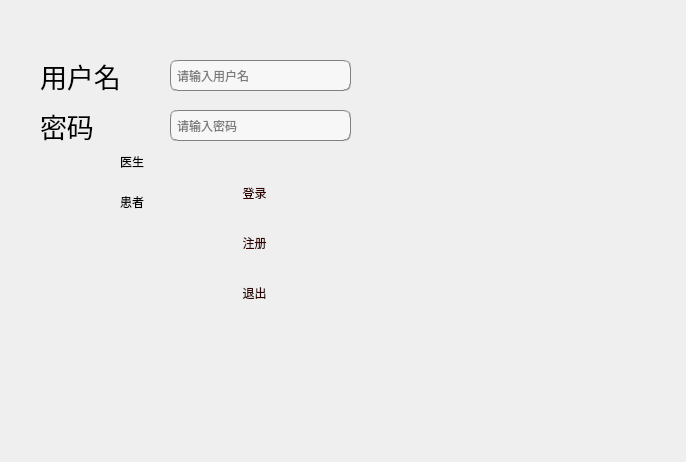
<?xml version="1.0" encoding="UTF-8"?>
<ui version="4.0">
 <class>login</class>
 <widget class="QWidget" name="login">
  <property name="geometry">
   <rect>
    <x>0</x>
    <y>0</y>
    <width>686</width>
    <height>462</height>
   </rect>
  </property>
  <property name="windowTitle">
   <string>Form</string>
  </property>
  <property name="styleSheet">
   <string notr="true">
#frame{border-image: url(:/new/prefix1/back/登录.png);}</string>
  </property>
  <widget class="QFrame" name="frame">
   <property name="geometry">
    <rect>
     <x>-70</x>
     <y>-10</y>
     <width>771</width>
     <height>511</height>
    </rect>
   </property>
   <property name="frameShape">
    <enum>QFrame::StyledPanel</enum>
   </property>
   <property name="frameShadow">
    <enum>QFrame::Raised</enum>
   </property>
   <widget class="QLineEdit" name="passLineEdit">
    <property name="geometry">
     <rect>
      <x>240</x>
      <y>120</y>
      <width>181</width>
      <height>31</height>
     </rect>
    </property>
    <property name="styleSheet">
     <string notr="true">background-color: rgb(247, 247, 247);
border:1px groove gray;border-radius:
7px;padding:2px 4px;
font: 10pt &quot;Candara&quot;;</string>
    </property>
    <property name="echoMode">
     <enum>QLineEdit::Password</enum>
    </property>
    <property name="placeholderText">
     <string>请输入密码</string>
    </property>
   </widget>
   <widget class="QLabel" name="label">
    <property name="geometry">
     <rect>
      <x>110</x>
      <y>70</y>
      <width>131</width>
      <height>31</height>
     </rect>
    </property>
    <property name="font">
     <font>
      <family>Arial Black</family>
      <pointsize>20</pointsize>
      <weight>10</weight>
      <italic>false</italic>
      <bold>false</bold>
     </font>
    </property>
    <property name="styleSheet">
     <string notr="true">font: 87 20pt &quot;Arial Black&quot;;
background:transparent</string>
    </property>
    <property name="text">
     <string>用户名</string>
    </property>
   </widget>
   <widget class="QLineEdit" name="userLineEdit">
    <property name="geometry">
     <rect>
      <x>240</x>
      <y>70</y>
      <width>181</width>
      <height>31</height>
     </rect>
    </property>
    <property name="styleSheet">
     <string notr="true">background-color: rgb(247, 247, 247);
border:1px groove gray;border-radius:
7px;padding:2px 4px;
font: 10pt &quot;Candara&quot;;</string>
    </property>
    <property name="echoMode">
     <enum>QLineEdit::Normal</enum>
    </property>
    <property name="placeholderText">
     <string>请输入用户名</string>
    </property>
   </widget>
   <widget class="QPushButton" name="quitBtn">
    <property name="geometry">
     <rect>
      <x>280</x>
      <y>290</y>
      <width>89</width>
      <height>25</height>
     </rect>
    </property>
    <property name="styleSheet">
     <string notr="true">background-color: qlineargradient(spread:pad, x1:0.52, y1:1, x2:0.54, y2:0, 
stop:0.0112994 rgba(64, 145, 252, 255), 
stop:1 rgba(255, 255, 255, 255));
color: rgb(51, 0, 0);
 
border:0px groove gray;border-radius:
7px;padding:2px 4px;
font: 14pt &quot;Candara&quot;;</string>
    </property>
    <property name="text">
     <string>退出</string>
    </property>
   </widget>
   <widget class="QRadioButton" name="doctorButton">
    <property name="geometry">
     <rect>
      <x>170</x>
      <y>160</y>
      <width>112</width>
      <height>23</height>
     </rect>
    </property>
    <property name="styleSheet">
     <string notr="true">background:transparent</string>
    </property>
    <property name="text">
     <string>医生</string>
    </property>
   </widget>
   <widget class="QRadioButton" name="patientButton">
    <property name="geometry">
     <rect>
      <x>170</x>
      <y>200</y>
      <width>112</width>
      <height>23</height>
     </rect>
    </property>
    <property name="styleSheet">
     <string notr="true">background:transparent</string>
    </property>
    <property name="text">
     <string>患者</string>
    </property>
   </widget>
   <widget class="QPushButton" name="logBtn">
    <property name="geometry">
     <rect>
      <x>280</x>
      <y>190</y>
      <width>89</width>
      <height>25</height>
     </rect>
    </property>
    <property name="styleSheet">
     <string notr="true">background-color: qlineargradient(spread:pad, x1:0.52, y1:1, x2:0.54, y2:0, 
stop:0.0112994 rgba(64, 145, 252, 255), 
stop:1 rgba(255, 255, 255, 255));
color: rgb(51, 0, 0);
 
border:0px groove gray;border-radius:
7px;padding:2px 4px;
font: 14pt &quot;Candara&quot;;</string>
    </property>
    <property name="text">
     <string>登录</string>
    </property>
   </widget>
   <widget class="QPushButton" name="signup_btn">
    <property name="geometry">
     <rect>
      <x>280</x>
      <y>240</y>
      <width>89</width>
      <height>25</height>
     </rect>
    </property>
    <property name="styleSheet">
     <string notr="true">background-color: qlineargradient(spread:pad, x1:0.52, y1:1, x2:0.54, y2:0, 
stop:0.0112994 rgba(64, 145, 252, 255), 
stop:1 rgba(255, 255, 255, 255));
color: rgb(51, 0, 0);
 
border:0px groove gray;border-radius:
7px;padding:2px 4px;
font: 14pt &quot;Candara&quot;;</string>
    </property>
    <property name="text">
     <string>注册</string>
    </property>
   </widget>
   <widget class="QLabel" name="label_2">
    <property name="geometry">
     <rect>
      <x>110</x>
      <y>120</y>
      <width>81</width>
      <height>31</height>
     </rect>
    </property>
    <property name="font">
     <font>
      <family>Arial Black</family>
      <pointsize>20</pointsize>
      <weight>10</weight>
      <italic>false</italic>
      <bold>false</bold>
     </font>
    </property>
    <property name="styleSheet">
     <string notr="true">font: 87 20pt &quot;Arial Black&quot;;
background:transparent
</string>
    </property>
    <property name="text">
     <string>密码</string>
    </property>
   </widget>
  </widget>
 </widget>
 <resources/>
 <connections>
  <connection>
   <sender>quitBtn</sender>
   <signal>clicked()</signal>
   <receiver>login</receiver>
   <slot>close()</slot>
   <hints>
    <hint type="sourcelabel">
     <x>324</x>
     <y>332</y>
    </hint>
    <hint type="destinationlabel">
     <x>299</x>
     <y>249</y>
    </hint>
   </hints>
  </connection>
 </connections>
</ui>
